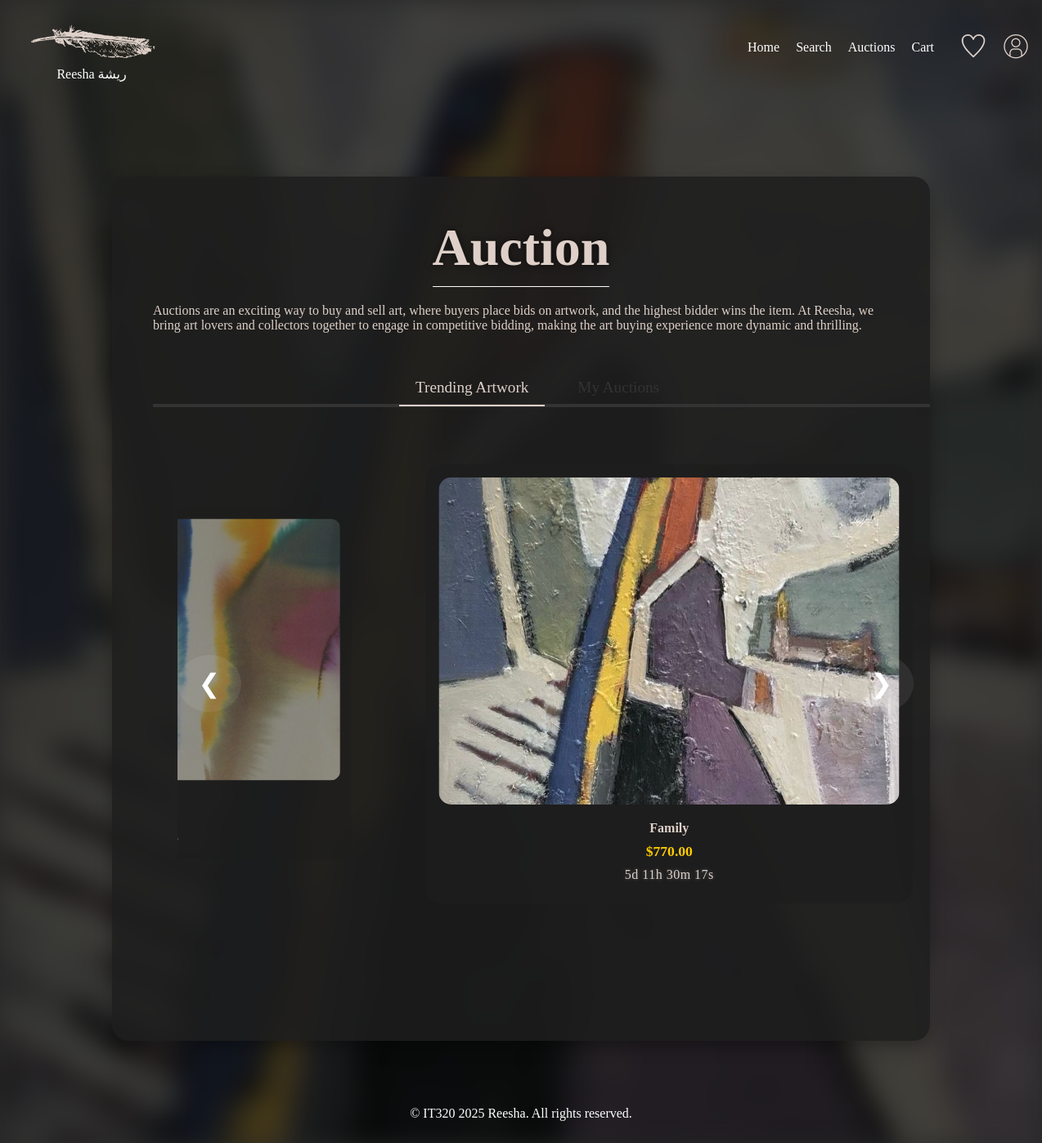
/Auction/Auction.php (signed in), run on the app's committed database.
### tables this page shows
CREATE TABLE `auction` (
  `AuctionID` int(11) NOT NULL,
  `ArtworkID` int(11) NOT NULL,
  `StartTime` datetime NOT NULL,
  `EndTime` datetime NOT NULL,
  `Currentbid` decimal(10,0) NOT NULL,
  `StartPrice` decimal(10,0) NOT NULL,
  `Highestbid` decimal(10,0) DEFAULT NULL,
  `HighestBidderID` varchar(255) DEFAULT NULL
);

CREATE TABLE `artwork` (
  `ArtworkID` int(11) NOT NULL,
  `UserID` varchar(255) NOT NULL,
  `UserName` varchar(255) NOT NULL,
  `Title` varchar(255) NOT NULL,
  `Description` text NOT NULL,
  `Category` varchar(255) NOT NULL,
  `Size` varchar(255) NOT NULL,
  `Price` decimal(10,0) NOT NULL,
  `ArtPic` varchar(255) NOT NULL,
  `Availability` varchar(10) DEFAULT 'Available',
  `ListingType` varchar(20) DEFAULT 'Marketplace'
);

### Auction/Auction.php (the view, shortened to what this page needs)
<?php
$host = "localhost";
$dbUser = "root";
$dbPass = "root";
$dbName = "reesha";
$conn = mysqli_connect($host, $dbUser, $dbPass, $dbName);
$trendingQuery = "
    SELECT a.ArtworkID, a.Title, a.ArtPic, au.CurrentBid, au.EndTime
    FROM Artwork a
    JOIN Auction au ON a.ArtworkID = au.ArtworkID
    WHERE au.EndTime > NOW()
";
$trendingResult = mysqli_query($conn, $trendingQuery);
?>
<!DOCTYPE html>
<html lang="en">
<head>
    <link rel="stylesheet" href="Auction.css">
</head>
<body>
<header>
    <div class="logo">
        <img src="../images/logo.png" alt="Reesha">
        <span>Reesha ريشة</span>
    </div>
    <nav>
        <ul class="nav-links">
            <li><a href="../Home/index.php">Home</a></li>
            <li><a href="../Search/Search.php">Search</a></li>
            <li><a href="../Auction/Auction.php">Auctions</a></li>
            <li><a href="../Cart/Cart.php">Cart</a></li>
        </ul>
        <div class="icons">
            <img src="../images/heart.png" alt="Wishlist" id="wishlist-header">
            <img src="../images/profile.png" alt="Profile" id="profile-header">
        </div>
    </nav>
</header>
<div class="auction-card">
    <div class="header">
        <h1>Auction</h1>
        <p>
            Auctions are an exciting way to buy and sell art, where buyers place bids on artwork, and the highest bidder
            wins the item. At Reesha, we bring art lovers and collectors together to engage in competitive bidding,
            making the art buying experience more dynamic and thrilling.
        </p>
    </div>
    <section class="tabs">
        <div class="sidebar">
            <button class="tab-btn tab-btn-active" data-for-tab="1">Trending Artwork</button>
            <button class="tab-btn" data-for-tab="2">My Auctions</button>
        </div>
        <hr>
        <div class="content">
            <div class="tab-content tab-content-active" data-tab="1">
                <div class="auction-row">
                    <?php if (mysqli_num_rows($trendingResult) === 0): ?>
                        <p class="no-trending-msg">No trending auctions at the moment. Check back soon!</p>
                    <?php else: ?>
                        <div class="carousel-wrapper">
                            <button class="carousel-arrow left">&#10094;</button>
                            <div class="carousel-track">
                                <?php while ($row = mysqli_fetch_assoc($trendingResult)) : ?>
                                    <div class="carousel-slide">
                                        <a href="../AuctionDetails/AuctionDetails.php?id=<?php echo $row['ArtworkID']; ?>" class="slide-content">
                                            <img src="<?php echo $row['ArtPic']; ?>" alt="<?php echo $row['Title']; ?>">
                                            <p class="art-name"><?php echo $row['Title']; ?></p>
                                            <p class="art-price">$<?php echo number_format($row['CurrentBid'], 2); ?></p>
                                            <p class="time-left" data-endtime="<?php echo $row['EndTime']; ?>">Loading...</p>
                                        </a>
                                    </div>
                                <?php endwhile; ?>
                            </div>
                            <button class="carousel-arrow right">&#10095;</button>
                        </div>
                    <?php endif; ?>
                </div>
            </div>
        </div>
    </section>
</div>
<footer>
    <p>&copy; IT320 2025 Reesha. All rights reserved.</p>
</footer>
</body>
</html>

### Auction/Auction.css (style rules this page uses)
body { margin: 0; padding: 0; font-family: serif; color: #ded0c8; background-color: #272727; }
header, nav { display: flex; justify-content: space-between; align-items: center; padding: 1em; font-family: serif; }
.logo { display: flex; flex-direction: column; text-align: center; font-family: serif; }
.logo img { height: 4em; width: 10em; }
.logo span { font-size: 1em; }
nav ul { list-style: none; display: flex; gap: 20px; }
nav ul li a { text-decoration: none; color: #ded0c8; font-size: 16px; transition: color 0.3s; font-family: serif; }
.icons { margin: 0 1em; padding: 0.5em; }
.icons img { width: 2em; height: 2em; border-radius: 10px; padding: 0 0.5em; }
.tabs { font-family: serif; display: flex; flex-direction: column; width: 100%; min-height: 100vh; }
.sidebar { display: flex; flex-direction: row; align-items: flex-start; justify-content: flex-start; width: 100%; padding: 10px 20px; font-family: serif; }
.tab-btn { background-color: transparent; border: none; padding: 10px 20px; font-size: 1.2em; color: #333; cursor: pointer; font-weight: normal; border-bottom: 2px solid #333; transition: all 0.3s ease; margin-right: 20px; font-family: serif; }
.tab-btn-active { border-bottom: 2px solid #ded0c8; color: #ded0c8; z-index: 10; }
hr { width: 100%; height: 2px; background-color: #333; border: none; border-top: 2px solid #333; margin-top: -13px; margin-left: 20px; }
.content { padding: 20px; width: 100%; font-family: serif; }
.tab-content { display: none; }
.tab-content-active { display: block; }
body { margin: 0; padding: 0; transition: background-image 0.3s ease; background-size: cover; background-position: center; background-repeat: no-repeat; }
.auction-row { display: flex; gap: 20px; overflow-x: auto; padding: 10px 0; justify-content: center; }
.art-name { font-size: 1em; color: #ded0c8; margin-bottom: 8px; font-weight: 600; font-family: serif; }
.art-price { font-size: 1em; color: #c94a3c; font-weight: bold; margin-bottom: 8px; font-family: serif; }
.time-left { font-size: 0.9em; color: #7f8c8d; margin-bottom: 10px; font-family: serif; }
footer { text-align: center; padding: 1em; font-family: serif; }

### data on the page
auction: ArtworkID.Title (picture), ArtworkID.Title "Family", Currentbid "770.00"
auction: ArtworkID.Title (picture)
